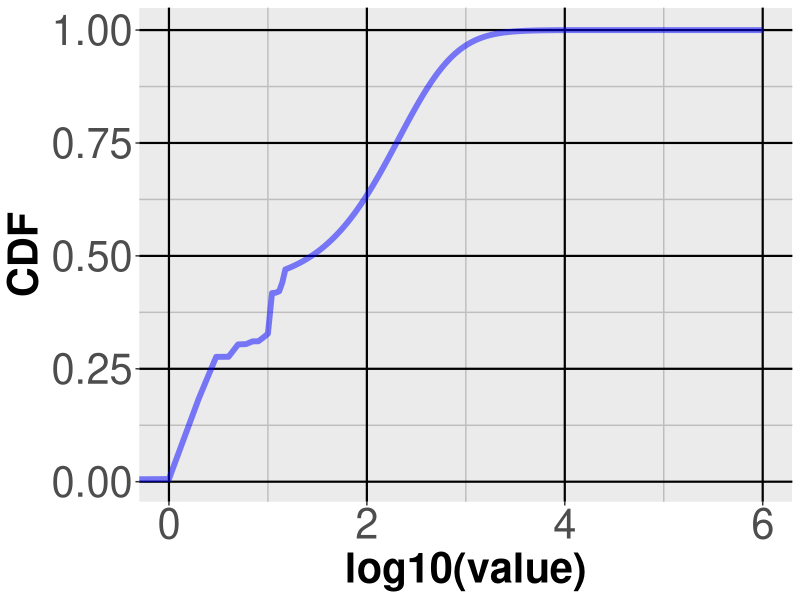

Source code (R):
#!/usr/bin/Rscript

# plots the value size distribution of Facebook workload based on the paper
# "Workload Analysis of a Large-Scale Key-Value Store"

library(ggplot2)
predefProb<-c(0.00536 , 0.00583 , 0.18403 , 0.27642 , 0.27660 , 0.30400 , 0.30465 , 0.31071 , 0.31094 , 0.31931 , 0.32768 , 0.41757 , 0.41849 , 0.42175 , 0.44155)
x<-10^(seq(log10(15), log10(1000000), length.out=1000))
sigma <- 214.476
k <- 0.348238
y0 <- 0.47
x0 <- 15
y<-(1-(1+k*(x-x0)/sigma)^(-1/k))*(1-y0)+y0
value <- c(seq(0,14),x)
cumProb <- c(predefProb, y)
cdfFrame <- data.frame(value=value, CDF=cumProb)
valueCdf <- ggplot(cdfFrame, aes(x=log10(value),y=CDF))
pdf('FacebookWorkloadSizeDistribution.pdf',, width=30, height=20)

valueCdf + geom_line(color='blue', size = 2, alpha = 1/2) +
        theme(axis.text=element_text(size=30),
            axis.title=element_text(size=30, face="bold"),
            panel.grid.major = element_line(size = 0.75, linetype = 'solid',
                                colour = "black"), 
            panel.grid.minor = element_line(size = 0.5, linetype = 'solid',
                                colour = "gray")
            
             )
dev.off()

